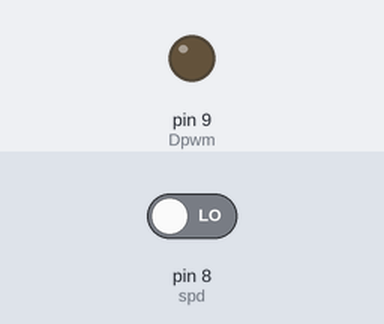
Bench run of a sketch on a simulated Arduino Uno, built with avr-gcc and run on an emulated ATmega328P. Parts: output pins drawn as LEDs (lit = HIGH). Inputs (shaded band) come from the test bench; at power-on: pin 8 (spd) LOW. What the sketch prints to the serial monitor is not drawn.

Above: at 0.1 s.
At 5.3 s:
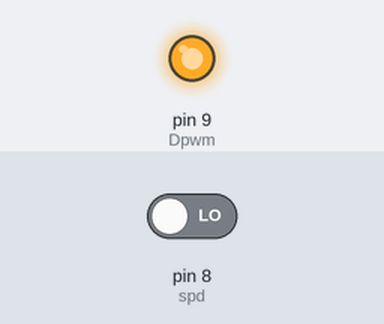
Timing chart, 0 to 6.8 s (numbered marks = the images above):
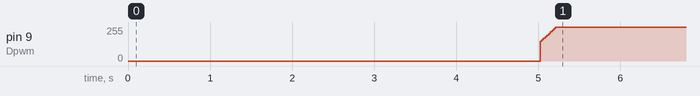

The sketch:

controller_RPS.ino
```cpp
unsigned long tslr = 0;
int interval_one = 20;
int spd = 8;
float actual;
int Dpwm = 9;
int Dpin = 7;
float e;
float I;
float P;
float integral = 0;
float Kp = 1.69; //0.003295;
float Ki = 0.1488; //0.069;


int i;


void setup() {
  delay(5000);
  //pinMode(Dpwm, OUTPUT);
  pinMode(Dpin, INPUT);
  Serial.begin(115200);
  Serial.print("RPM\tINPUT");
  Serial.println("RPM\tsetpoint");

  // put your setup code here, to run once:

}

void loop()
{
  float setpoint = 80; //(11100./1023.)*analogRead(potpin);
  //c=(255./1023.)*analogRead(potpin);


    tslr = millis();
   bool barray[250]={0};
    float count=0;
    bool array[2];
    array[0]=0;
    array[1]=1;

    while (millis() - tslr < interval_one)
    {
      boolean b= digitalRead(spd);
     if(b>0)
      {
        if(b != array[0])
       {
          count= count+1;
         array[0]=1;
         array[1]=0;
        }
     }
     if(b==0)
     {
       array[0]=0;
       array[1]=1;
     }
   }

//
//  float count = 0;
//  tslr = millis();
//  count = 0;
//  while ( millis() - tslr < 20)
//  {
//    if (digitalRead(spd) == HIGH)
//    {
//      count ++;
//      while (digitalRead(spd) == HIGH);
//    }
//  }

  actual = (count * 2.5); //1200; //6000;
  e = setpoint - actual;
  integral = integral + e;
  P = e * Kp;
  I = integral * Ki;
  float drive = (P + I); //*(255./10500.);
  if ((drive) > 255)
  {
    drive = 255;
    integral = 880.00 ;//300.00; //2210;//21710;//90000;//940000.00; //2269800.00 ;
  }
  if (drive < 0)
  {
    drive = 0;
    integral = 0;
  }

  analogWrite(Dpwm, drive);
  //Serial.println("RPM\tsetpoint");
  Serial.print(actual);
  Serial.print("  \t\t\t ");
  Serial.print(setpoint);
  Serial.print("  \t\t\t ");
  Serial.print(integral);
  Serial.print("  \t\t\t ");
  Serial.println(drive);
  //Serial.print(drive);
  // Serial.print("\t");
  // Serial.println(e);


}
```

Measured:
- by itself, pin 9 (Dpwm): moves from 0/255 to 255/255 over 0.21 s
